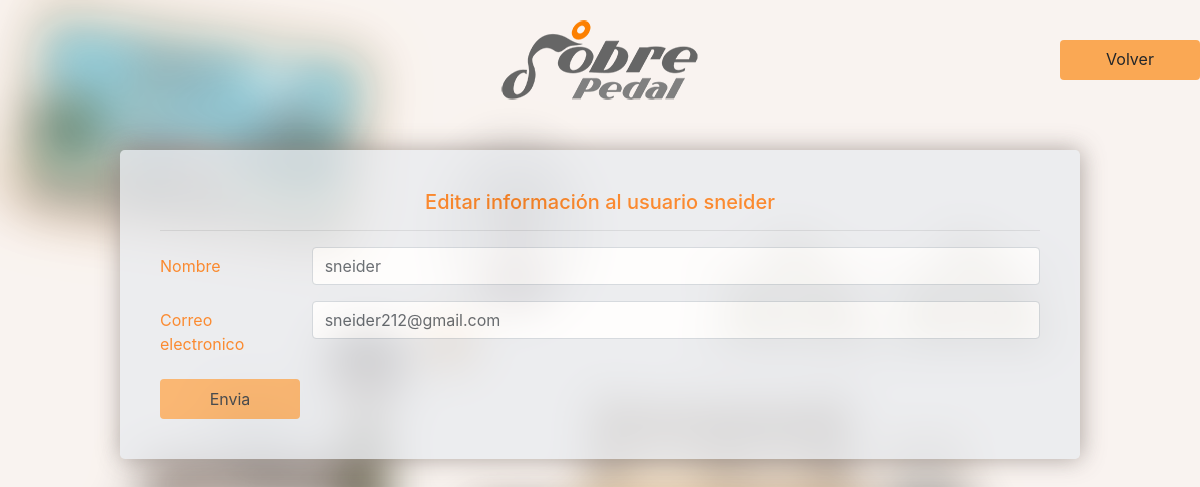
/sobre_pedal/php/editarRegistrados.php?idRegistrados=15 (signed in), run on the app's committed database.
### tables this page shows
CREATE TABLE `registrados` (
  `ID_registrados` int(3) NOT NULL,
  `nombre_registrados` varchar(15) NOT NULL,
  `correo_registrados` varchar(30) NOT NULL
);

### sobre_pedal/php/editarRegistrados.php (the view, shortened to what this page needs)
<?php
require "../php2/conexion.php";
$idE= $_GET["idRegistrados"];
$sql = "SELECT * FROM registrados WHERE ID_registrados='$idE'";
$result = mysqli_query($conect, $sql);
$row = mysqli_fetch_array($result);
?>
<!DOCTYPE html>
<html>
<head>
	<link rel="stylesheet" href="../css/bootstrap.min.css">
	<link rel="stylesheet" type="text/css" href="../css/animate.css">
</head>
<body>
	<div class="ContenedorLogo">
		<a href="contactoRegistrados.php" class="btn btnaDMIN animated slideInRight delay-0s">
			Volver
		</a>
		<div class=" logo animated slideInDown delay-0s"></div>
	</div>
<div class="jumbotron ContenedorModiSet" >
<h5 class='card-title titulo' style="text-align: center;">
	Editar información al usuario <?php echo $row['nombre_registrados']; ?>
 </h5>
	<hr>
<form action="../php2/update.php" method="post">
  <div class="form-group row">
    <label  class="col-sm-2 col-form-label titulo">Nombre</label>
    <div class="col-sm-10">
      <input type="text" class="form-control" id="inputPassword" name="nombre" value="<?php echo $row["nombre_registrados"]; ?>" >
    </div>
  </div>
  <div class="form-group row">
    <label  class="col-sm-2 col-form-label titulo">Correo electronico</label>
    <div class="col-sm-10">
      <input type="email" class="form-control" id="inputPassword" name="correo" value="<?php echo $row["correo_registrados"]; ?>">
    </div>
  </div>
	  <button type="submit" class="btn enviar">Envia</button>
</form>
</div>
</body>
</html>

### sobre_pedal/php/editarRegistrados.php (style rules this page uses)
body { background-image: url(../img/admin_fondo.png) !important ; }
.logo { margin-top: 20px !important; margin: 0 auto; width: 200px; height: 80px; background-image: url(../img/logo_pequeño.png); z-index: 3; }
.enviar { height: 40px; width: 140px; background: #faa854 !important; }
.btnaDMIN { height: 40px; width: 140px; background: #faa854 !important; float: right; margin-top: 20px; }
.ContenedorModiSet { height: 50%; width: 80% !important; opacity: 0.8; box-shadow: 1px 0px 25px #998F8A; padding: 40px !important; margin: 0 auto; margin-top: 50px !important; }
.titulo { color: #fc7000; }

### data on the page
registrados: nombre_registrados "sneider", nombre "sneider", correo "sneider212@gmail.com"
